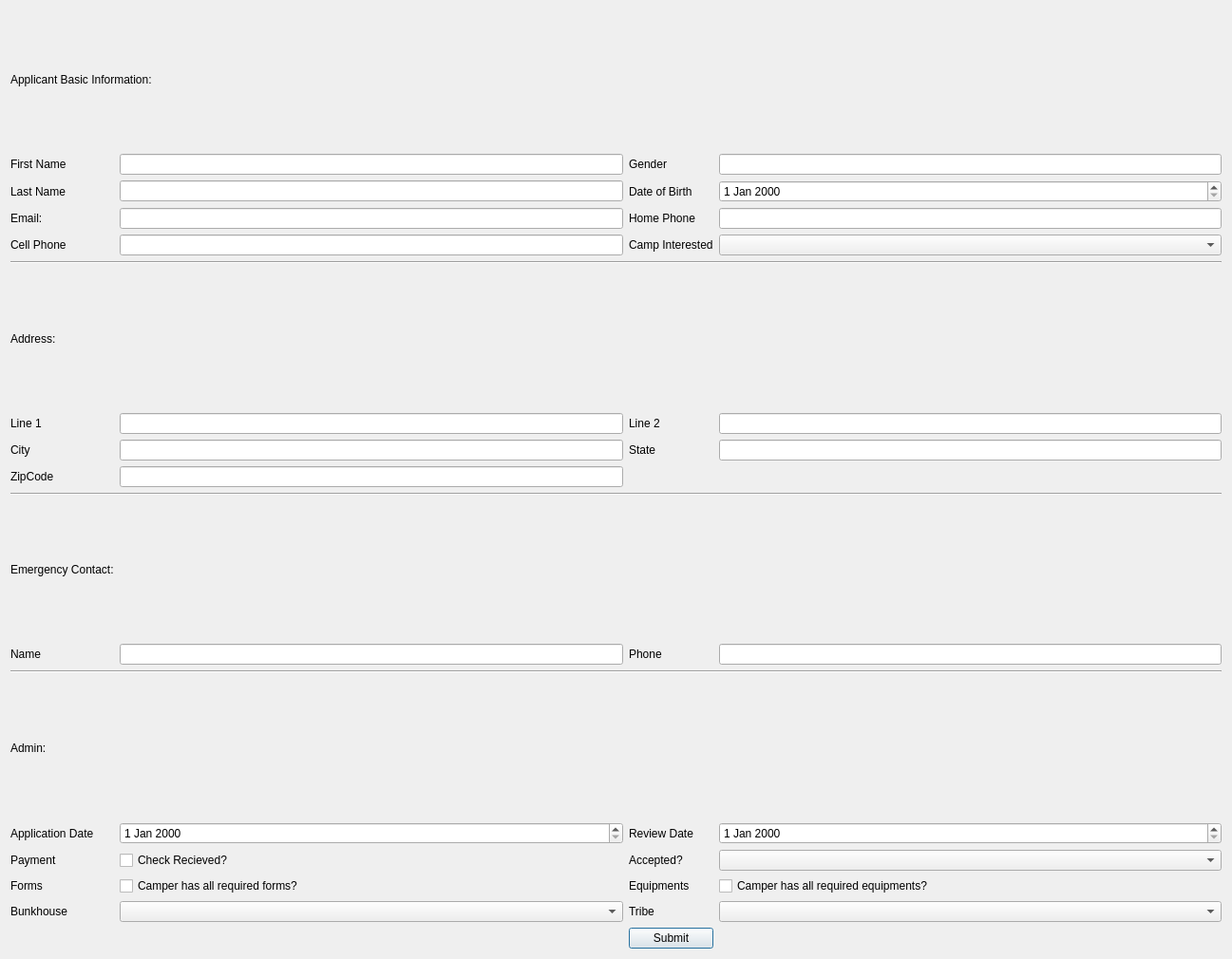
<?xml version="1.0" encoding="UTF-8"?>
<ui version="4.0">
 <class>DialogAddNewApplicant</class>
 <widget class="QDialog" name="DialogAddNewApplicant">
  <property name="geometry">
   <rect>
    <x>0</x>
    <y>0</y>
    <width>1297</width>
    <height>1010</height>
   </rect>
  </property>
  <property name="cursor">
   <cursorShape>ArrowCursor</cursorShape>
  </property>
  <property name="windowTitle">
   <string>Add New Applicant</string>
  </property>
  <property name="autoFillBackground">
   <bool>false</bool>
  </property>
  <property name="sizeGripEnabled">
   <bool>false</bool>
  </property>
  <layout class="QGridLayout" name="gridLayout">
   <item row="1" column="3">
    <widget class="QLabel" name="labelGender">
     <property name="text">
      <string>Gender</string>
     </property>
    </widget>
   </item>
   <item row="1" column="4">
    <widget class="QLineEdit" name="lineGender"/>
   </item>
   <item row="16" column="2">
    <widget class="QDateEdit" name="dateApplicationDate"/>
   </item>
   <item row="2" column="1">
    <widget class="QLabel" name="labelLastName">
     <property name="text">
      <string>Last Name</string>
     </property>
    </widget>
   </item>
   <item row="0" column="1" colspan="2">
    <widget class="QLabel" name="label_18">
     <property name="text">
      <string>Applicant Basic Information:</string>
     </property>
    </widget>
   </item>
   <item row="1" column="1">
    <widget class="QLabel" name="labelFirstName">
     <property name="text">
      <string>First Name</string>
     </property>
    </widget>
   </item>
   <item row="16" column="1">
    <widget class="QLabel" name="labelApplicationDate">
     <property name="text">
      <string>Application Date</string>
     </property>
    </widget>
   </item>
   <item row="2" column="2">
    <widget class="QLineEdit" name="lineLastName"/>
   </item>
   <item row="2" column="3">
    <widget class="QLabel" name="labelDOB">
     <property name="text">
      <string>Date of Birth</string>
     </property>
    </widget>
   </item>
   <item row="1" column="2">
    <widget class="QLineEdit" name="lineFirstName"/>
   </item>
   <item row="16" column="4">
    <widget class="QDateEdit" name="dateReviewDate"/>
   </item>
   <item row="20" column="2">
    <widget class="QComboBox" name="comboBoxBunkhouse"/>
   </item>
   <item row="16" column="3">
    <widget class="QLabel" name="labelReviewDate">
     <property name="text">
      <string>Review Date</string>
     </property>
    </widget>
   </item>
   <item row="17" column="3">
    <widget class="QLabel" name="labelAcceptanceDecision">
     <property name="text">
      <string>Accepted?</string>
     </property>
    </widget>
   </item>
   <item row="20" column="4">
    <widget class="QComboBox" name="comboBoxTribe"/>
   </item>
   <item row="17" column="1">
    <widget class="QLabel" name="labelPayment">
     <property name="text">
      <string>Payment</string>
     </property>
    </widget>
   </item>
   <item row="6" column="1" colspan="4">
    <widget class="Line" name="line">
     <property name="orientation">
      <enum>Qt::Horizontal</enum>
     </property>
    </widget>
   </item>
   <item row="20" column="1">
    <widget class="QLabel" name="labelBunkhouse">
     <property name="text">
      <string>Bunkhouse</string>
     </property>
    </widget>
   </item>
   <item row="17" column="2">
    <widget class="QCheckBox" name="checkBoxPayment">
     <property name="text">
      <string>Check Recieved?</string>
     </property>
    </widget>
   </item>
   <item row="7" column="1">
    <widget class="QLabel" name="label_5">
     <property name="minimumSize">
      <size>
       <width>90</width>
       <height>0</height>
      </size>
     </property>
     <property name="text">
      <string>Address:</string>
     </property>
    </widget>
   </item>
   <item row="13" column="4">
    <widget class="QLineEdit" name="lineEmergencyPhone"/>
   </item>
   <item row="18" column="3">
    <widget class="QLabel" name="labelEquipmentsCheck">
     <property name="text">
      <string>Equipments</string>
     </property>
    </widget>
   </item>
   <item row="8" column="2">
    <widget class="QLineEdit" name="lineLine1"/>
   </item>
   <item row="5" column="2">
    <widget class="QLineEdit" name="lineCellPhone"/>
   </item>
   <item row="8" column="3">
    <widget class="QLabel" name="labelLine2">
     <property name="text">
      <string>Line 2</string>
     </property>
    </widget>
   </item>
   <item row="4" column="2">
    <widget class="QLineEdit" name="lineEmail"/>
   </item>
   <item row="5" column="4">
    <widget class="QComboBox" name="comboBoxCamp"/>
   </item>
   <item row="4" column="4">
    <widget class="QLineEdit" name="lineHomePhone"/>
   </item>
   <item row="17" column="4">
    <widget class="QComboBox" name="comboBoxAcceptanceDecision"/>
   </item>
   <item row="18" column="2">
    <widget class="QCheckBox" name="checkBoxFormsCheck">
     <property name="text">
      <string>Camper has all required forms?</string>
     </property>
    </widget>
   </item>
   <item row="8" column="1">
    <widget class="QLabel" name="labelLine1">
     <property name="text">
      <string>Line 1</string>
     </property>
    </widget>
   </item>
   <item row="5" column="3">
    <widget class="QLabel" name="labelCamp">
     <property name="text">
      <string>Camp Interested</string>
     </property>
    </widget>
   </item>
   <item row="9" column="3">
    <widget class="QLabel" name="labelState">
     <property name="text">
      <string>State</string>
     </property>
    </widget>
   </item>
   <item row="9" column="1">
    <widget class="QLabel" name="labelCity">
     <property name="text">
      <string>City</string>
     </property>
    </widget>
   </item>
   <item row="9" column="2">
    <widget class="QLineEdit" name="lineCity"/>
   </item>
   <item row="10" column="2">
    <widget class="QLineEdit" name="lineZipCode"/>
   </item>
   <item row="13" column="1">
    <widget class="QLabel" name="labelEmergencyName">
     <property name="text">
      <string>Name</string>
     </property>
    </widget>
   </item>
   <item row="20" column="3">
    <widget class="QLabel" name="labelTribe">
     <property name="text">
      <string>Tribe</string>
     </property>
    </widget>
   </item>
   <item row="18" column="1">
    <widget class="QLabel" name="labelFormsCheck">
     <property name="text">
      <string>Forms</string>
     </property>
    </widget>
   </item>
   <item row="9" column="4">
    <widget class="QLineEdit" name="lineState"/>
   </item>
   <item row="12" column="1">
    <widget class="QLabel" name="label_14">
     <property name="text">
      <string>Emergency Contact:</string>
     </property>
    </widget>
   </item>
   <item row="8" column="4">
    <widget class="QLineEdit" name="lineLine2"/>
   </item>
   <item row="11" column="1" colspan="4">
    <widget class="Line" name="line_2">
     <property name="orientation">
      <enum>Qt::Horizontal</enum>
     </property>
    </widget>
   </item>
   <item row="5" column="1">
    <widget class="QLabel" name="labelCellPhone">
     <property name="text">
      <string>Cell Phone</string>
     </property>
    </widget>
   </item>
   <item row="15" column="1">
    <widget class="QLabel" name="label_17">
     <property name="text">
      <string>Admin:</string>
     </property>
    </widget>
   </item>
   <item row="10" column="1">
    <widget class="QLabel" name="labelZipCode">
     <property name="text">
      <string>ZipCode</string>
     </property>
    </widget>
   </item>
   <item row="4" column="1">
    <widget class="QLabel" name="labelEmail">
     <property name="text">
      <string>Email:</string>
     </property>
    </widget>
   </item>
   <item row="4" column="3">
    <widget class="QLabel" name="labelHomePhone">
     <property name="text">
      <string>Home Phone</string>
     </property>
    </widget>
   </item>
   <item row="14" column="1" colspan="4">
    <widget class="Line" name="line_3">
     <property name="orientation">
      <enum>Qt::Horizontal</enum>
     </property>
    </widget>
   </item>
   <item row="18" column="4">
    <widget class="QCheckBox" name="checkBoxEquipmentsCheck">
     <property name="text">
      <string>Camper has all required equipments?</string>
     </property>
    </widget>
   </item>
   <item row="13" column="3">
    <widget class="QLabel" name="labelEmergencyPhone">
     <property name="text">
      <string>Phone</string>
     </property>
    </widget>
   </item>
   <item row="13" column="2">
    <widget class="QLineEdit" name="lineEmergencyName"/>
   </item>
   <item row="23" column="3">
    <widget class="QPushButton" name="pushButtonSubmit">
     <property name="text">
      <string>Submit</string>
     </property>
    </widget>
   </item>
   <item row="2" column="4">
    <widget class="QDateEdit" name="dateEditDOB"/>
   </item>
  </layout>
 </widget>
 <resources/>
 <connections/>
</ui>
